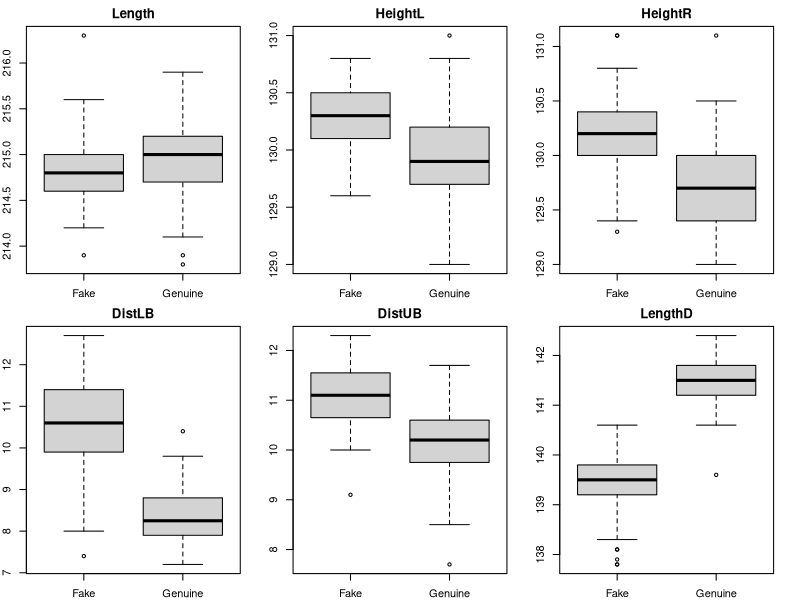
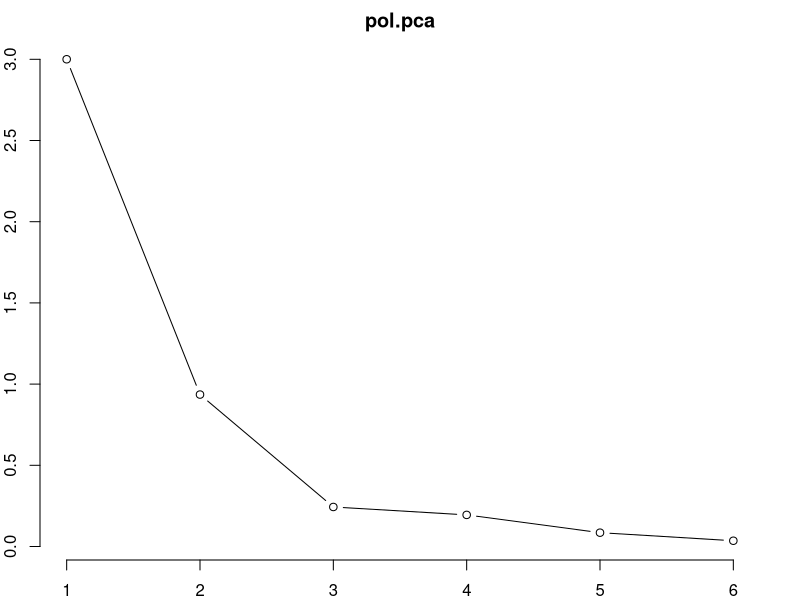
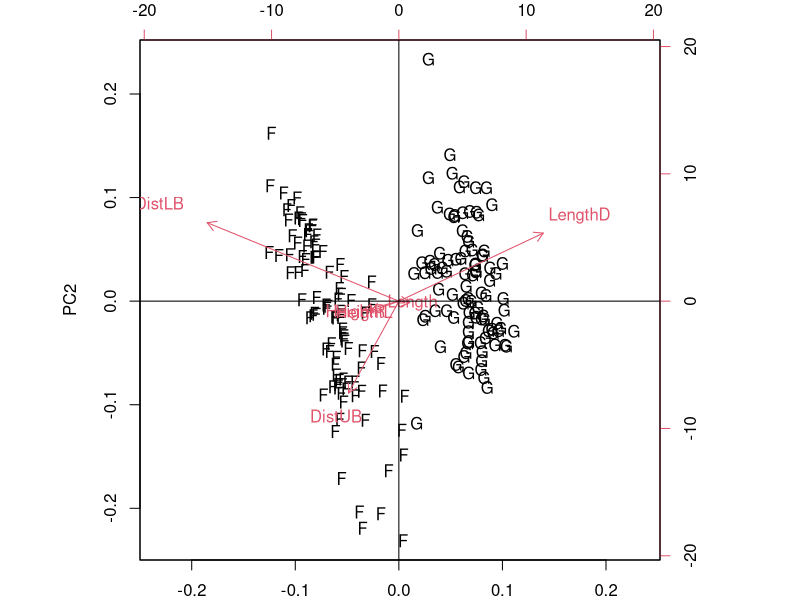
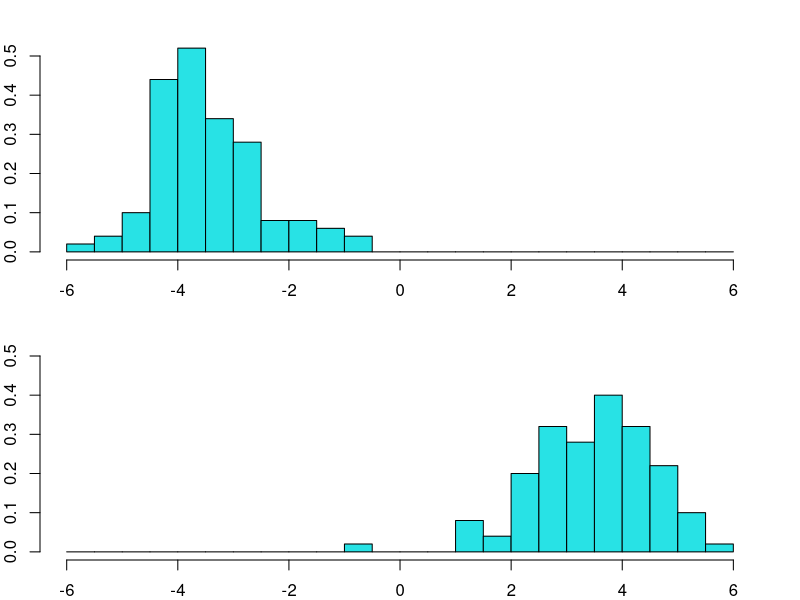
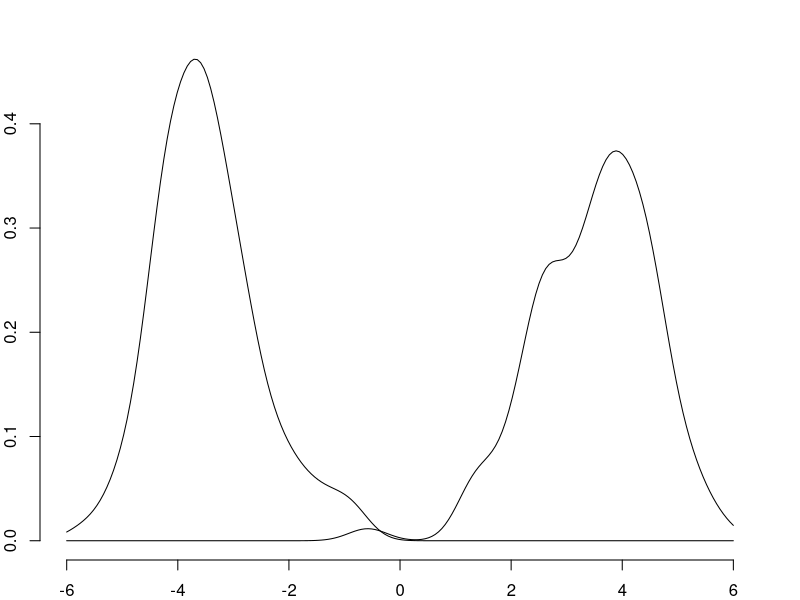

The R script that drew these images, in order:
library(tidyverse)

bank = read.csv("data/Banknotes.csv")

par(mfrow=c(2,3)) # Boxplots arrangement
par(mar=c(2,2,2,2)) # sets outer margins
for (i in 2:ncol(bank)){
  boxplot(bank[,i] ~ Group,data=bank, main=names(bank)[i])
}

# model to predict features by group
bank.manova <- manova(cbind(Length,HeightL,HeightR,DistLB,DistUB,LengthD) ~ Group,data=bank)

summary(bank.manova, test="Hotelling-Lawley")

summary.aov(bank.manova)

features <- bank %>% subset(select = -Group)
pol.pca <- prcomp(features) # based on svd
head(pol.pca$x)

par(mfrow=c(1,1))
plot(pol.pca, type="line")

biplot(pol.pca, xlabs=substring(bank$Group,1,1))
abline(h=0)
abline(v=0)

### LDA ###
library(MASS)

bank.lda <- lda(Group ~ .,data=bank) # Using formula interface: Group on all the others
bank.lda

plot(bank.lda) # histogram

plot(bank.lda, type="density") # smooth distribution

discriminant_scores <- as.matrix(features) %*% bank.lda$scaling # discriminant scores
discriminant_scores

predict(bank.lda, head(features)) # posterior probabilities + allocated group

pred.gr <- c("Predict Fake","Predict Genuine")
table(bank$Group, factor(predict(bank.lda)$class,labels=pred.gr))

### leave-one-out cross validation

library(caret)

control <- trainControl(method = "LOOCV")
bank.lda.cv <- train(Group ~ ., data = bank, method = "lda", trControl = control)

pred.gr <- c("Predict Fake","Predict Genuine")
table(bank$Group, factor(predict(bank.lda.cv),labels=pred.gr))

### correlation

corr_dscores <- cor(cbind(features, discriminant_scores))
corr_dscores

new <- list(Length=214.70, HeightL=131.12, HeightR=131.01, DistLB=10.63, DistUB=10.99, LengthD=140.13)
new <- as.data.frame(new) # Create data.frame ...
names(new) <- names(bank[,2:7]) # ... with the same variable names

predict(bank.lda, new)
